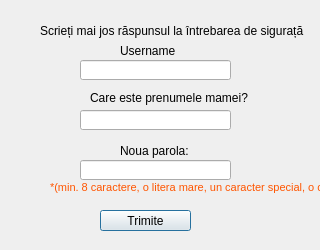
<?xml version="1.0" encoding="UTF-8"?>
<ui version="4.0">
 <class>resetPassword</class>
 <widget class="QDialog" name="resetPassword">
  <property name="geometry">
   <rect>
    <x>0</x>
    <y>0</y>
    <width>320</width>
    <height>250</height>
   </rect>
  </property>
  <property name="maximumSize">
   <size>
    <width>320</width>
    <height>250</height>
   </size>
  </property>
  <property name="windowTitle">
   <string>Dialog</string>
  </property>
  <widget class="QPushButton" name="sendAnswerButtomn">
   <property name="geometry">
    <rect>
     <x>100</x>
     <y>210</y>
     <width>91</width>
     <height>21</height>
    </rect>
   </property>
   <property name="text">
    <string>Trimite</string>
   </property>
  </widget>
  <widget class="QLabel" name="label">
   <property name="geometry">
    <rect>
     <x>40</x>
     <y>10</y>
     <width>270</width>
     <height>41</height>
    </rect>
   </property>
   <property name="maximumSize">
    <size>
     <width>270</width>
     <height>150</height>
    </size>
   </property>
   <property name="text">
    <string>Scrieți mai jos răspunsul la întrebarea de sigurață</string>
   </property>
  </widget>
  <widget class="QLabel" name="label_2">
   <property name="geometry">
    <rect>
     <x>90</x>
     <y>90</y>
     <width>181</width>
     <height>16</height>
    </rect>
   </property>
   <property name="text">
    <string>Care este prenumele mamei?</string>
   </property>
  </widget>
  <widget class="QLineEdit" name="Answer">
   <property name="geometry">
    <rect>
     <x>80</x>
     <y>110</y>
     <width>151</width>
     <height>20</height>
    </rect>
   </property>
  </widget>
  <widget class="QLabel" name="label_3">
   <property name="geometry">
    <rect>
     <x>120</x>
     <y>140</y>
     <width>141</width>
     <height>21</height>
    </rect>
   </property>
   <property name="text">
    <string>Noua parola:</string>
   </property>
  </widget>
  <widget class="QLineEdit" name="newPassword">
   <property name="geometry">
    <rect>
     <x>80</x>
     <y>160</y>
     <width>151</width>
     <height>20</height>
    </rect>
   </property>
  </widget>
  <widget class="QLabel" name="restrictiiParola">
   <property name="geometry">
    <rect>
     <x>50</x>
     <y>180</y>
     <width>311</width>
     <height>16</height>
    </rect>
   </property>
   <property name="styleSheet">
    <string notr="true">color: rgb(255, 85, 0);</string>
   </property>
   <property name="text">
    <string>&lt;html&gt;&lt;head/&gt;&lt;body&gt;&lt;p&gt;&lt;span style=&quot; font-size:8pt;&quot;&gt;*(min. 8 caractere, o litera mare, un caracter special, o cifra)&lt;/span&gt;&lt;/p&gt;&lt;/body&gt;&lt;/html&gt;</string>
   </property>
  </widget>
  <widget class="QLineEdit" name="username">
   <property name="geometry">
    <rect>
     <x>80</x>
     <y>60</y>
     <width>151</width>
     <height>20</height>
    </rect>
   </property>
  </widget>
  <widget class="QLabel" name="label_4">
   <property name="geometry">
    <rect>
     <x>120</x>
     <y>40</y>
     <width>141</width>
     <height>21</height>
    </rect>
   </property>
   <property name="text">
    <string>Username</string>
   </property>
  </widget>
 </widget>
 <resources/>
 <connections/>
</ui>
